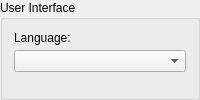
            <widget class="QGroupBox" name="userInterfaceGroupBox">
             <property name="title">
              <string>User Interface</string>
             </property>
             <layout class="QVBoxLayout" name="verticalLayout_6">
              <item>
               <layout class="QHBoxLayout" name="horizontalLayout_14">
                <property name="spacing">
                 <number>18</number>
                </property>
                <item>
                 <widget class="QFrame" name="translationsFrame">
                  <property name="sizePolicy">
                   <sizepolicy hsizetype="Expanding" vsizetype="Expanding">
                    <horstretch>0</horstretch>
                    <verstretch>0</verstretch>
                   </sizepolicy>
                  </property>
                  <property name="toolTip">
                   <string>&lt;html&gt;&lt;head/&gt;&lt;body&gt;&lt;p&gt;The selected language will display after this window is closed and reopened.&lt;/p&gt;&lt;/body&gt;&lt;/html&gt;</string>
                  </property>
                  <layout class="QVBoxLayout" name="verticalLayout_26">
                   <property name="spacing">
                    <number>5</number>
                   </property>
                   <property name="leftMargin">
                    <number>0</number>
                   </property>
                   <property name="topMargin">
                    <number>0</number>
                   </property>
                   <property name="rightMargin">
                    <number>0</number>
                   </property>
                   <property name="bottomMargin">
                    <number>0</number>
                   </property>
                   <item>
                    <widget class="QLabel" name="translationsLabel">
                     <property name="enabled">
                      <bool>true</bool>
                     </property>
                     <property name="text">
                      <string>Language:</string>
                     </property>
                    </widget>
                   </item>
                   <item>
                    <widget class="QComboBox" name="translationsComboBox"/>
                   </item>
                   <item>
                    <spacer name="verticalSpacer_11">
                     <property name="orientation">
                      <enum>Qt::Orientation::Vertical</enum>
                     </property>
                     <property name="sizeHint" stdset="0">
                      <size>
                       <width>0</width>
                       <height>0</height>
                      </size>
                     </property>
                    </spacer>
                   </item>
                  </layout>
                 </widget>
                </item>
               </layout>
              </item>
             </layout>
            </widget>
